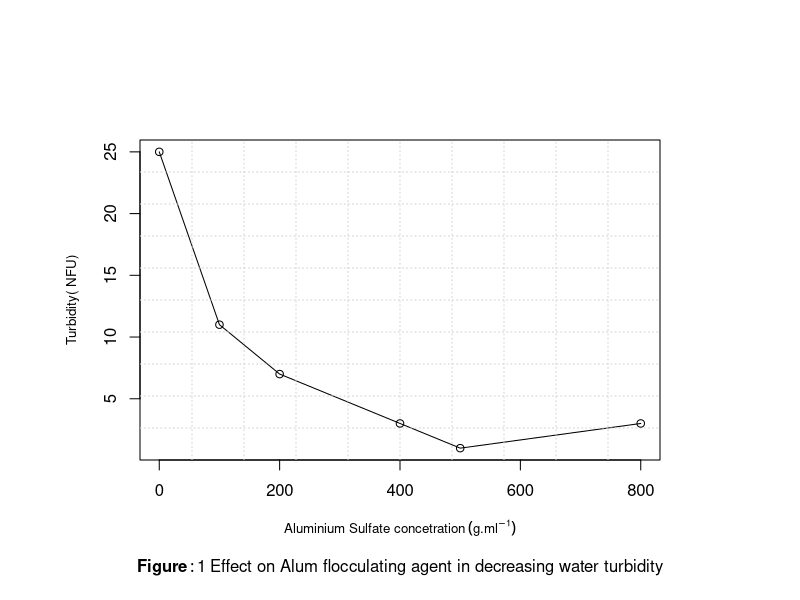
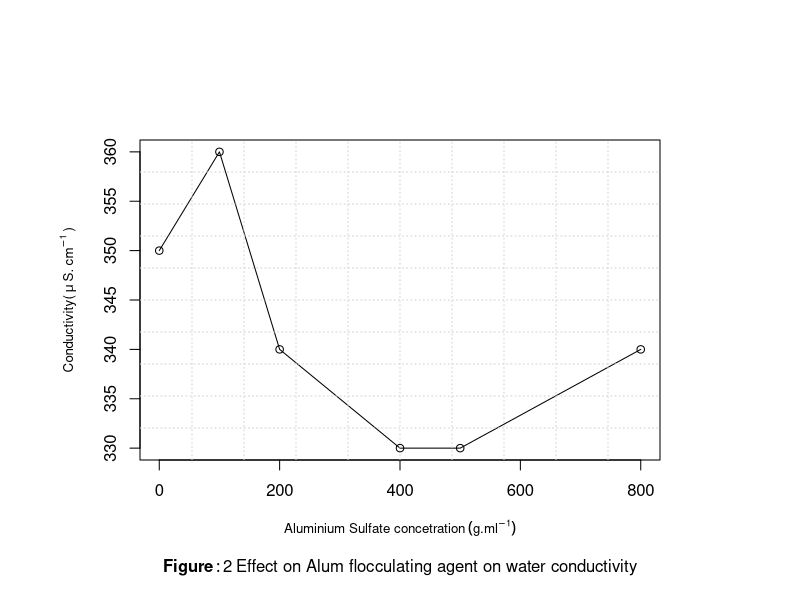
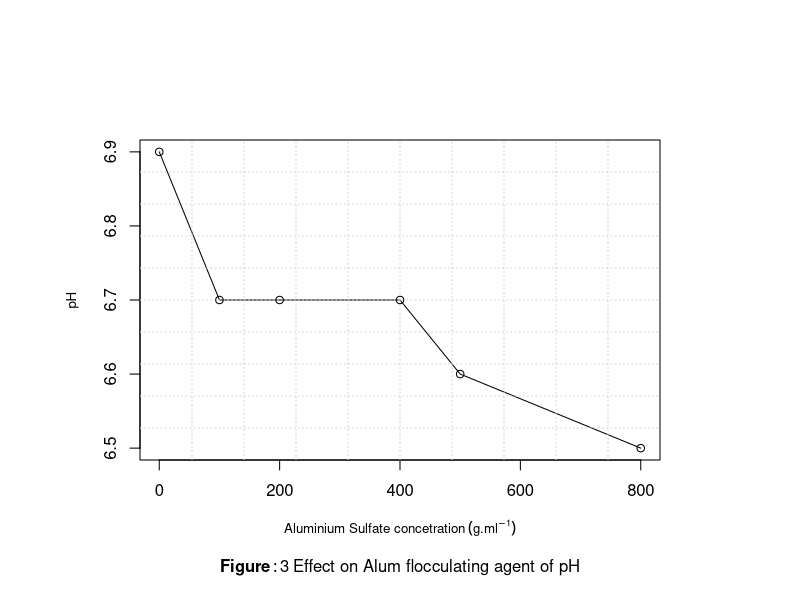
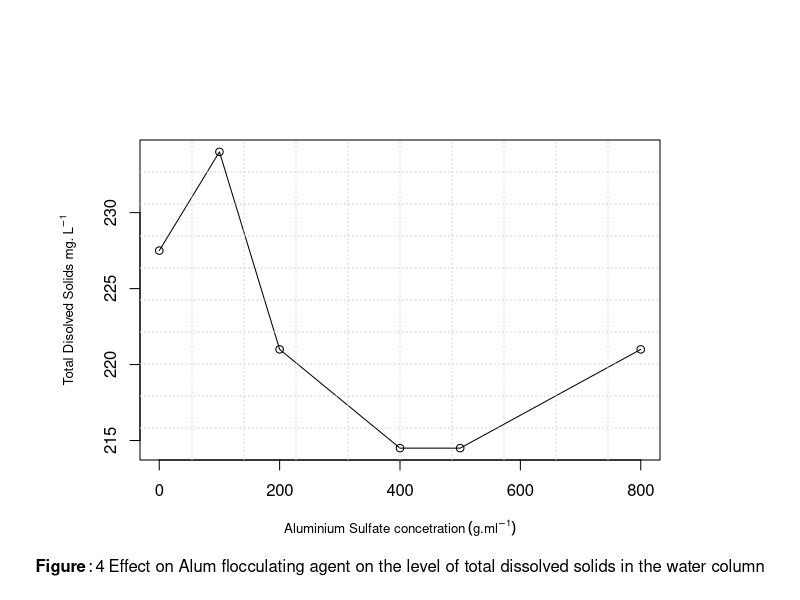

Reproduce these figures in R, in order.
## ---- chunk 1
T<-c(25,11,7,3,1,3)
C<-c(350,360,340,330,330,340)
pH<-c(6.9,6.7,6.7,6.7,6.6,6.5)
TDS<-c(C*0.65)
Ad<-c(0,10*10^3*2/200,10*10^3*4/200,10*10^3*8/200,10*10^3*10/200,10*10^3*16/200)


T1<-data.frame("T"=T,"C"=C, "pH"=pH, "TDS"=TDS, "Ad"=Ad)

library(knitr)
row.names(T1)<-c("Beaker 1", "Beaker 2","Beaker 3", "Beaker 4","Beaker 5", "Beaker 6")
colnames(T1)<-c("Turbidity (NTU)", "Conductivity ($\\mu S.cm^{-1}$)","pH","Total Disolved Solids ($\\mu g\\cdot ml^{-1}$)", "Aluminium Sulfate dosage $g\\cdot ml^{-1}$")


library("kableExtra")

T1d_latex<-knitr::kable(T1,"latex",row.names=NA, col.names = NA, align="ccccc", caption ="Water Quality Measures taken on samples from Witwaterstrand University main campus, after treatment with Alum flocculating agent", escape = FALSE)

kable_styling(T1d_latex, latex_options = c("striped","hold_position", "bordered", position="center"))

## ---- chunk 2
ylab=bquote('Turbidity( NFU)')
xlab=bquote('Aluminium Sulfate concetration'~(g.ml^-1))
par(mfrow=c(1,1), mar=c(7,7,7,7))
plot(Ad,T, xlab=xlab,cex.lab=0.8, type="l",ylab=ylab)
grid(10,10)
points(Ad,T,pch=21)
Lines<-list(bquote(bold(Figure:1)~'Effect on Alum flocculating agent in decreasing water turbidity'))
mtext(do.call(expression, Lines),side=1,line=5:5)
## ---- chunk 3
ylab=('Conductivity('~mu~'S.'~cm^-1~')')
xlab=bquote('Aluminium Sulfate concetration'~(g.ml^-1))
par(mfrow=c(1,1), mar=c(7,7,7,7))
plot(Ad,C, xlab=xlab,cex.lab=0.8, type="l", ylab=ylab)
grid(10,10)
points(Ad,C,pch=21)
Lines<-list(bquote(bold(Figure:2)~'Effect on Alum flocculating agent on water conductivity'))
mtext(do.call(expression, Lines),side=1,line=5:5)
## ---- chunk 4
ylab=bquote('pH')
xlab=bquote('Aluminium Sulfate concetration'~(g.ml^-1))
par(mfrow=c(1,1), mar=c(7,7,7,7))
plot(Ad,pH, xlab=xlab,cex.lab=0.8, type="l",ylab=ylab)
grid(10,10)
points(Ad,pH,pch=21)
Lines<-list(bquote(bold(Figure:3)~'Effect on Alum flocculating agent of pH'))
mtext(do.call(expression, Lines),side=1,line=5:5)

## ---- chunk 5
ylab=bquote('Total Disolved Solids mg.'~ L^-1)
xlab=bquote('Aluminium Sulfate concetration'~(g.ml^-1))
par(mfrow=c(1,1), mar=c(7,7,7,7))
plot(Ad,TDS, xlab=xlab,cex.lab=0.8, type="l",ylab=ylab)
grid(10,10)
points(Ad,TDS,pch=21)
Lines<-list(bquote(bold(Figure:4)~'Effect on Alum flocculating agent on the level of total dissolved solids in the water column'))
mtext(do.call(expression, Lines),side=1,line=5:5)
